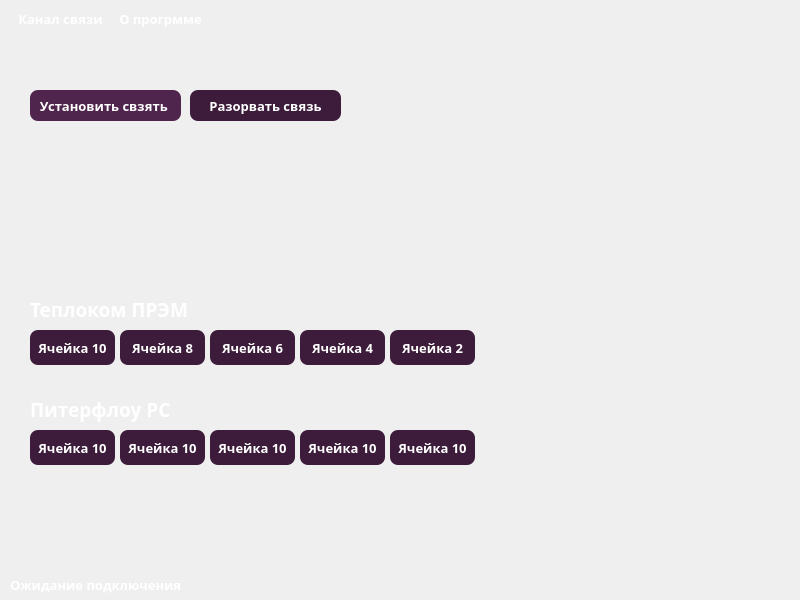
<?xml version="1.0" encoding="UTF-8"?>
<ui version="4.0">
 <class>Form</class>
 <widget class="QWidget" name="Form">
  <property name="geometry">
   <rect>
    <x>0</x>
    <y>0</y>
    <width>800</width>
    <height>600</height>
   </rect>
  </property>
  <property name="minimumSize">
   <size>
    <width>800</width>
    <height>600</height>
   </size>
  </property>
  <property name="maximumSize">
   <size>
    <width>800</width>
    <height>600</height>
   </size>
  </property>
  <property name="windowTitle">
   <string>GUIController PRO</string>
  </property>
  <property name="styleSheet">
   <string notr="true"/>
  </property>
  <widget class="QLabel" name="label">
   <property name="enabled">
    <bool>true</bool>
   </property>
   <property name="geometry">
    <rect>
     <x>30</x>
     <y>289</y>
     <width>321</width>
     <height>41</height>
    </rect>
   </property>
   <property name="font">
    <font>
     <family>Segoe UI Semibold</family>
     <pointsize>14</pointsize>
     <bold>true</bold>
    </font>
   </property>
   <property name="styleSheet">
    <string notr="true">background: transparent;
color: white;
</string>
   </property>
   <property name="text">
    <string>Теплоком ПРЭМ</string>
   </property>
  </widget>
  <widget class="QPushButton" name="pushButton">
   <property name="geometry">
    <rect>
     <x>30</x>
     <y>90</y>
     <width>151</width>
     <height>31</height>
    </rect>
   </property>
   <property name="font">
    <font>
     <family>Segoe UI Semibold</family>
     <pointsize>10</pointsize>
     <bold>true</bold>
    </font>
   </property>
   <property name="styleSheet">
    <string notr="true">QPushButton{
		border : 0px;
		background: #50254d;
		color:white;
		border-radius: 8px;
		pading-down:2px;
}
QPushButton:hover{
		background-color:#390d39;
}
QPushButton:disabled{
		background: #3c1c3a;
}</string>
   </property>
   <property name="text">
    <string>Установить свзять </string>
   </property>
  </widget>
  <widget class="QPushButton" name="Prem_1">
   <property name="enabled">
    <bool>false</bool>
   </property>
   <property name="geometry">
    <rect>
     <x>30</x>
     <y>330</y>
     <width>85</width>
     <height>35</height>
    </rect>
   </property>
   <property name="font">
    <font>
     <family>Segoe UI Semibold</family>
     <pointsize>10</pointsize>
     <bold>true</bold>
    </font>
   </property>
   <property name="styleSheet">
    <string notr="true">QPushButton{
		border : 0px;
		background: #50254d;
		color:white;
		border-radius: 8px;
		pading-down:2px;
}
QPushButton:hover{
		background-color:#390d39;
}
QPushButton:disabled{
		background: #3c1c3a;
}</string>
   </property>
   <property name="text">
    <string>Ячейка 10</string>
   </property>
  </widget>
  <widget class="QPushButton" name="ComSetBtn">
   <property name="geometry">
    <rect>
     <x>15</x>
     <y>3</y>
     <width>91</width>
     <height>31</height>
    </rect>
   </property>
   <property name="font">
    <font>
     <family>Segoe UI Semibold</family>
     <pointsize>10</pointsize>
     <bold>true</bold>
    </font>
   </property>
   <property name="styleSheet">
    <string notr="true">QPushButton{
		border : 0px;
		background: transparent;
		color:white;
		border-radius: 8px;
		pading-down:2px;
}
QPushButton:hover{
		background-color:rgba(186, 186, 186, 0.25);
}</string>
   </property>
   <property name="text">
    <string>Канал связи</string>
   </property>
  </widget>
  <widget class="QPushButton" name="AboutBtn">
   <property name="geometry">
    <rect>
     <x>110</x>
     <y>3</y>
     <width>101</width>
     <height>31</height>
    </rect>
   </property>
   <property name="font">
    <font>
     <family>Segoe UI Semibold</family>
     <pointsize>10</pointsize>
     <bold>true</bold>
    </font>
   </property>
   <property name="styleSheet">
    <string notr="true">QPushButton{
		border : 0px;
		background: transparent;
		color:white;
		border-radius: 8px;
		pading-down:2px;
}
QPushButton:hover{
		background-color:rgba(186, 186, 186, 0.25);
}</string>
   </property>
   <property name="text">
    <string>О прогрмме</string>
   </property>
  </widget>
  <widget class="QLabel" name="label_4">
   <property name="geometry">
    <rect>
     <x>0</x>
     <y>37</y>
     <width>800</width>
     <height>600</height>
    </rect>
   </property>
   <property name="text">
    <string/>
   </property>
   <property name="pixmap">
    <pixmap resource="../img/res.qrc">:/image/background.jpg</pixmap>
   </property>
   <property name="indent">
    <number>0</number>
   </property>
  </widget>
  <widget class="QLabel" name="label_2">
   <property name="enabled">
    <bool>true</bool>
   </property>
   <property name="geometry">
    <rect>
     <x>30</x>
     <y>389</y>
     <width>321</width>
     <height>41</height>
    </rect>
   </property>
   <property name="font">
    <font>
     <family>Segoe UI Semibold</family>
     <pointsize>14</pointsize>
     <bold>true</bold>
    </font>
   </property>
   <property name="styleSheet">
    <string notr="true">background: transparent;
color: white;
</string>
   </property>
   <property name="text">
    <string>Питерфлоу РС</string>
   </property>
  </widget>
  <widget class="QLabel" name="label_3">
   <property name="enabled">
    <bool>true</bool>
   </property>
   <property name="geometry">
    <rect>
     <x>10</x>
     <y>564</y>
     <width>721</width>
     <height>41</height>
    </rect>
   </property>
   <property name="font">
    <font>
     <family>Segoe UI Semibold</family>
     <pointsize>10</pointsize>
     <bold>true</bold>
    </font>
   </property>
   <property name="styleSheet">
    <string notr="true">background: transparent;
color: white;
</string>
   </property>
   <property name="text">
    <string>Ожидание подключения</string>
   </property>
  </widget>
  <widget class="QPushButton" name="Prem_2">
   <property name="enabled">
    <bool>false</bool>
   </property>
   <property name="geometry">
    <rect>
     <x>120</x>
     <y>330</y>
     <width>85</width>
     <height>35</height>
    </rect>
   </property>
   <property name="font">
    <font>
     <family>Segoe UI Semibold</family>
     <pointsize>10</pointsize>
     <bold>true</bold>
    </font>
   </property>
   <property name="styleSheet">
    <string notr="true">QPushButton{
		border : 0px;
		background: #50254d;
		color:white;
		border-radius: 8px;
		pading-down:2px;
}
QPushButton:hover{
		background-color:#390d39;
}
QPushButton:disabled{
		background: #3c1c3a;
}</string>
   </property>
   <property name="text">
    <string>Ячейка 8</string>
   </property>
  </widget>
  <widget class="QPushButton" name="Prem_3">
   <property name="enabled">
    <bool>false</bool>
   </property>
   <property name="geometry">
    <rect>
     <x>210</x>
     <y>330</y>
     <width>85</width>
     <height>35</height>
    </rect>
   </property>
   <property name="font">
    <font>
     <family>Segoe UI Semibold</family>
     <pointsize>10</pointsize>
     <bold>true</bold>
    </font>
   </property>
   <property name="styleSheet">
    <string notr="true">QPushButton{
		border : 0px;
		background: #50254d;
		color:white;
		border-radius: 8px;
		pading-down:2px;
}
QPushButton:hover{
		background-color:#390d39;
}
QPushButton:disabled{
		background: #3c1c3a;
}</string>
   </property>
   <property name="text">
    <string>Ячейка 6</string>
   </property>
  </widget>
  <widget class="QPushButton" name="Prem_4">
   <property name="enabled">
    <bool>false</bool>
   </property>
   <property name="geometry">
    <rect>
     <x>300</x>
     <y>330</y>
     <width>85</width>
     <height>35</height>
    </rect>
   </property>
   <property name="font">
    <font>
     <family>Segoe UI Semibold</family>
     <pointsize>10</pointsize>
     <bold>true</bold>
    </font>
   </property>
   <property name="styleSheet">
    <string notr="true">QPushButton{
		border : 0px;
		background: #50254d;
		color:white;
		border-radius: 8px;
		pading-down:2px;
}
QPushButton:hover{
		background-color:#390d39;
}
QPushButton:disabled{
		background: #3c1c3a;
}</string>
   </property>
   <property name="text">
    <string>Ячейка 4</string>
   </property>
  </widget>
  <widget class="QPushButton" name="Prem_5">
   <property name="enabled">
    <bool>false</bool>
   </property>
   <property name="geometry">
    <rect>
     <x>390</x>
     <y>330</y>
     <width>85</width>
     <height>35</height>
    </rect>
   </property>
   <property name="font">
    <font>
     <family>Segoe UI Semibold</family>
     <pointsize>10</pointsize>
     <bold>true</bold>
    </font>
   </property>
   <property name="styleSheet">
    <string notr="true">QPushButton{
		border : 0px;
		background: #50254d;
		color:white;
		border-radius: 8px;
		pading-down:2px;
}
QPushButton:hover{
		background-color:#390d39;
}
QPushButton:disabled{
		background: #3c1c3a;
}</string>
   </property>
   <property name="text">
    <string>Ячейка 2</string>
   </property>
  </widget>
  <widget class="QPushButton" name="PC_1">
   <property name="enabled">
    <bool>false</bool>
   </property>
   <property name="geometry">
    <rect>
     <x>30</x>
     <y>430</y>
     <width>85</width>
     <height>35</height>
    </rect>
   </property>
   <property name="font">
    <font>
     <family>Segoe UI Semibold</family>
     <pointsize>10</pointsize>
     <bold>true</bold>
    </font>
   </property>
   <property name="styleSheet">
    <string notr="true">QPushButton{
		border : 0px;
		background: #50254d;
		color:white;
		border-radius: 8px;
		pading-down:2px;
}
QPushButton:hover{
		background-color:#390d39;
}
QPushButton:disabled{
		background: #3c1c3a;
}</string>
   </property>
   <property name="text">
    <string>Ячейка 10</string>
   </property>
  </widget>
  <widget class="QPushButton" name="PC_2">
   <property name="enabled">
    <bool>false</bool>
   </property>
   <property name="geometry">
    <rect>
     <x>120</x>
     <y>430</y>
     <width>85</width>
     <height>35</height>
    </rect>
   </property>
   <property name="font">
    <font>
     <family>Segoe UI Semibold</family>
     <pointsize>10</pointsize>
     <bold>true</bold>
    </font>
   </property>
   <property name="styleSheet">
    <string notr="true">QPushButton{
		border : 0px;
		background: #50254d;
		color:white;
		border-radius: 8px;
		pading-down:2px;
}
QPushButton:hover{
		background-color:#390d39;
}
QPushButton:disabled{
		background: #3c1c3a;
}</string>
   </property>
   <property name="text">
    <string>Ячейка 10</string>
   </property>
  </widget>
  <widget class="QPushButton" name="PC_3">
   <property name="enabled">
    <bool>false</bool>
   </property>
   <property name="geometry">
    <rect>
     <x>210</x>
     <y>430</y>
     <width>85</width>
     <height>35</height>
    </rect>
   </property>
   <property name="font">
    <font>
     <family>Segoe UI Semibold</family>
     <pointsize>10</pointsize>
     <bold>true</bold>
    </font>
   </property>
   <property name="styleSheet">
    <string notr="true">QPushButton{
		border : 0px;
		background: #50254d;
		color:white;
		border-radius: 8px;
		pading-down:2px;
}
QPushButton:hover{
		background-color:#390d39;
}
QPushButton:disabled{
		background: #3c1c3a;
}</string>
   </property>
   <property name="text">
    <string>Ячейка 10</string>
   </property>
  </widget>
  <widget class="QPushButton" name="PC_4">
   <property name="enabled">
    <bool>false</bool>
   </property>
   <property name="geometry">
    <rect>
     <x>300</x>
     <y>430</y>
     <width>85</width>
     <height>35</height>
    </rect>
   </property>
   <property name="font">
    <font>
     <family>Segoe UI Semibold</family>
     <pointsize>10</pointsize>
     <bold>true</bold>
    </font>
   </property>
   <property name="styleSheet">
    <string notr="true">QPushButton{
		border : 0px;
		background: #50254d;
		color:white;
		border-radius: 8px;
		pading-down:2px;
}
QPushButton:hover{
		background-color:#390d39;
}
QPushButton:disabled{
		background: #3c1c3a;
}</string>
   </property>
   <property name="text">
    <string>Ячейка 10</string>
   </property>
  </widget>
  <widget class="QPushButton" name="PC_5">
   <property name="enabled">
    <bool>false</bool>
   </property>
   <property name="geometry">
    <rect>
     <x>390</x>
     <y>430</y>
     <width>85</width>
     <height>35</height>
    </rect>
   </property>
   <property name="font">
    <font>
     <family>Segoe UI Semibold</family>
     <pointsize>10</pointsize>
     <bold>true</bold>
    </font>
   </property>
   <property name="styleSheet">
    <string notr="true">QPushButton{
		border : 0px;
		background: #50254d;
		color:white;
		border-radius: 8px;
		pading-down:2px;
}
QPushButton:hover{
		background-color:#390d39;
}
QPushButton:disabled{
		background: #3c1c3a;
}</string>
   </property>
   <property name="text">
    <string>Ячейка 10</string>
   </property>
  </widget>
  <widget class="QPushButton" name="pushButton_2">
   <property name="enabled">
    <bool>false</bool>
   </property>
   <property name="geometry">
    <rect>
     <x>190</x>
     <y>90</y>
     <width>151</width>
     <height>31</height>
    </rect>
   </property>
   <property name="font">
    <font>
     <family>Segoe UI Semibold</family>
     <pointsize>10</pointsize>
     <bold>true</bold>
    </font>
   </property>
   <property name="styleSheet">
    <string notr="true">QPushButton{
		border : 0px;
		background: #50254d;
		color:white;
		border-radius: 8px;
		pading-down:2px;
}
QPushButton:hover{
		background-color:#390d39;
}
QPushButton:disabled{
		background: #3c1c3a;
}</string>
   </property>
   <property name="text">
    <string>Разорвать связь</string>
   </property>
  </widget>
  <zorder>label_4</zorder>
  <zorder>label</zorder>
  <zorder>pushButton</zorder>
  <zorder>Prem_1</zorder>
  <zorder>ComSetBtn</zorder>
  <zorder>AboutBtn</zorder>
  <zorder>label_2</zorder>
  <zorder>label_3</zorder>
  <zorder>Prem_2</zorder>
  <zorder>Prem_3</zorder>
  <zorder>Prem_4</zorder>
  <zorder>Prem_5</zorder>
  <zorder>PC_1</zorder>
  <zorder>PC_2</zorder>
  <zorder>PC_3</zorder>
  <zorder>PC_4</zorder>
  <zorder>PC_5</zorder>
  <zorder>pushButton_2</zorder>
 </widget>
 <resources>
  <include location="../img/res.qrc"/>
  <include location="img/res.qrc"/>
 </resources>
 <connections/>
</ui>
